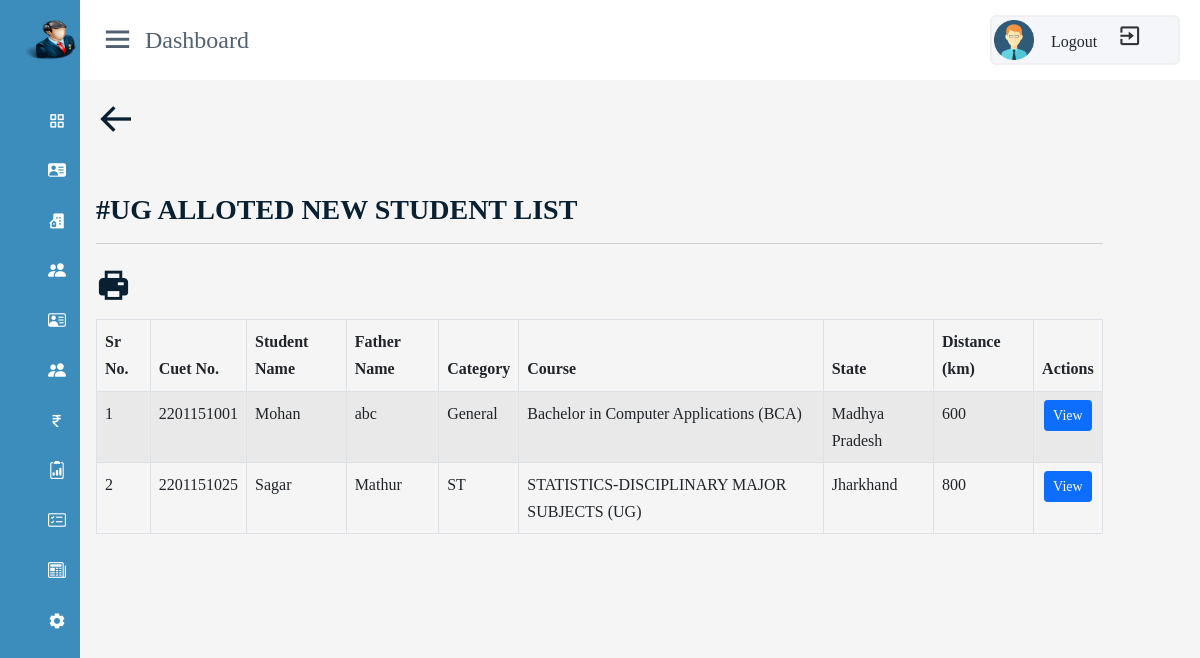
The page /admin/ug_alloted.php (signed in) on the database its author committed.
### tables this page shows
CREATE TABLE `ugregistration` (
  `registration_no` bigint(11) NOT NULL,
  `cuet_no` varchar(255) NOT NULL,
  `std_img` varchar(400) NOT NULL,
  `sname` varchar(255) NOT NULL,
  `father_name` varchar(255) NOT NULL,
  `mother_name` varchar(255) NOT NULL,
  `date_of_birth` date NOT NULL,
  `gender` varchar(255) NOT NULL,
  `category` varchar(255) NOT NULL,
  `religion` varchar(255) NOT NULL,
  `program_type` varchar(225) NOT NULL DEFAULT 'UG',
  `course` varchar(255) NOT NULL,
  `phone_no` varchar(255) NOT NULL,
  `email_id` varchar(255) NOT NULL,
  `address` varchar(255) NOT NULL,
  `state` varchar(255) NOT NULL,
  `distance` varchar(255) NOT NULL,
  `aadhar_pdf` varchar(255) NOT NULL,
  `apply_date` date NOT NULL,
  `hostel_status` varchar(255) NOT NULL DEFAULT 'No'
);

### admin/ug_alloted.php (the view, shortened to what this page needs)
<!DOCTYPE html>
<html lang="en">
<head>
    <link rel="stylesheet" href="./css/room_register.css">
</head>
<body>
<?php require('./includes/header.php')?>
<div class="container-fluid">
    <div class="row">
        <div class="col-lg-11  p-0 ms-3 ">
                <div class="home-content"  style="padding-left: 0; margin-left: 0;">
                <a href="dashboard.php"><i class='bx bx-arrow-back' style="font-size:40px"></i></a>
                    <h3 class="mt-5">#UG ALLOTED NEW STUDENT LIST</h3>
                    <hr>
                    <div class="print">
                    <a href="../report-generate/printuglist.php"><i class='bx bxs-printer text-center'></i></a>
                    </div>
                    <?php
                    include('includes/db_config.php');
                    $query = "SELECT * FROM ugregistration WHERE hostel_status='Yes'";
                    $result = mysqli_query($con, $query);
                    $total = mysqli_num_rows($result);
                    if (!$total) {
                        echo "<h3 class='text-center mt-5' style='color:red;'>NEW APPLICATION NOT FOUND</h3>";
                    } else {
                        if (!$result) {
                            die("Connection failed: " . mysqli_error($con));
                        } else {
                            echo '<div class="table-responsive">';
                            echo '<table class="table table-bordered table-striped table-hover">';
                            echo '<thead class="thead-dark">
                                    <tr>
                                        <th>Sr No.</th>
                                        <th>Cuet No.</th>
                                        <th>Student Name</th>
                                        <th>Father Name</th>
                                        <th>Category</th>
                                        <th>Course</th>
                                        <th>State</th>
                                        <th>Distance (km)</th>
                                        <th class="text-center">Actions</th>
                                    </tr>
                                  </thead>';
                            echo '<tbody>';
                            $sr = 1;
                            while ($row = mysqli_fetch_assoc($result)) {
                    ?>
                    <tr>
                        <td><?= $sr ?></td>
                        <td><?= $row['cuet_no'] ?></td>
                        <td><?= $row['sname'] ?></td>
                        <td><?= $row['father_name'] ?></td>
                        <td><?= $row['category'] ?></td>
                        <td><?= $row['course'] ?></td>
                        <td><?= $row['state'] ?></td>
                        <td><?= $row['distance'] ?></td>
                        <td>
                        <div class="d-flex flex-row flex-nowrap gap-2 justify-content-center">
                                <a href="ugapplicationdata.php?id=<?= $row['cuet_no'] ?>" class="btn btn-primary btn-sm">View</a>
                            </div>
                        </td>
                    </tr>
                    <?php
                            $sr++;
                            }
                            echo '</tbody>';
                            echo '</table>';
                            echo '</div>';
                        }
                    }
                    ?>
                </div>
        </div>
    </div>
</div>
<?php require('./includes/footer.php')?>
</body>
</html>

### admin/css/room_register.css (style rules this page uses)
* { padding: 0; margin: 0; box-sizing: border-box; }
body { background-color:white; }
.home-content { padding: 100px 20px 20px 20px; }

### admin/css/adminpanel.css (style rules this page uses)
* { margin:0; padding:0; box-sizing: border-box; font-family: 'Poppins',sans-serif; }
body { min-height: 100vh; width: 100%; }
.home-section .home-content { padding-top: 100px; }

### css/styel.css (style rules this page uses)
body { font-family: "Barlow",sans-serif; line-height: 1.7; color:#516171; }
h1,h2,h3,h4,h5,h6 { font-weight: 700 !important; color: #092032; }
a { color: #092032; text-decoration: none; transition: all 0.4s ease; font-weight: 800; }

### css/footer.css (style rules this page uses)
* { text-decoration: none; font-family: poppins; box-sizing: border-box; }
body { margin:0; background-image:linear-gradient(to bottom,white,white); }

### admin/ug_alloted.php (style rules this page uses)
.print { font-size: 35px; }

### rows shown on the page
ugregistration: cuet_no "2201151001", sname "Mohan", father_name "abc", category "General", course "Bachelor in Computer Applications (BCA)", state "Madhya Pradesh", distance "600"
ugregistration: cuet_no "2201151025", sname "Sagar", father_name "Mathur", category "ST", course "STATISTICS-DISCIPLINARY MAJOR SUBJECTS (UG)", state "Jharkhand", distance "800"
